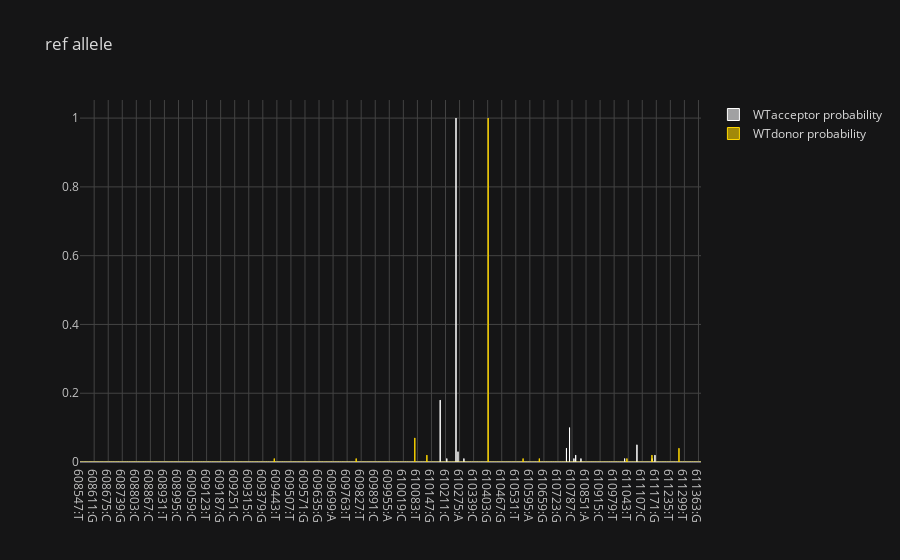

Notebook code cell kept with this figure:
### Markdown cell above
<a name="quick-view"></a>
# 🔎 Quickview

### Code cell
#@title # Visualize your results 1/2 (reference allele)
import matplotlib.pylab as plt
import numpy as np
import pandas as pd
import plotly.offline as pyo
from plotly.offline import iplot

import cufflinks as cf
from plotly.offline import download_plotlyjs, init_notebook_mode, plot, iplot

def configure_plotly_browser_state():
  import IPython
  display(IPython.core.display.HTML('''
        <script src="/static/components/requirejs/require.js"></script>
        <script>
          requirejs.config({
            paths: {
              base: '/static/base',
              plotly: 'https://cdn.plot.ly/plotly-latest.min.js?noext',
            },
          });
        </script>
        '''))

cf.go_offline()

def enable_plotly_in_cell():
  import IPython
  from plotly.offline import init_notebook_mode
  display(IPython.core.display.HTML('''<script src="/static/components/requirejs/require.js"></script>'''))
  init_notebook_mode(connected=False)
  enable_plotly_in_cell()

if strand == 1:
 if pad:
  index_min = max(0, pos - start - pad)
  index_min_g = (pos - pad)
  index_max = min(len(wt_nucleotide), pos - start - len(ref) + pad)
 else:
  index_min = 0
  index_min_g = cstart
  index_max = len(wt_nucleotide)

if strand == -1:
 if pad:
  index_min = max(0, end - pos - len(ref) + 1 - pad)
  index_min_g = (pos - len(ref) + 1 - pad)
  index_max = min(len(wt_nucleotide), end - pos + 1 + pad)
 else:
  index_min = 0
  index_min_g = cstart
  index_max = len(wt_nucleotide)
df = pd.DataFrame({
   'position' : np.array([str(index_min_g + strand * i) + ":" + letter for i, letter in enumerate(wt_nucleotide[index_min:index_max])]),
   'WTacceptor probability' : np.around(wt_acceptor_prob[index_min : index_max], 2),
   'WTdonor probability' : np.around(wt_donor_prob[index_min : index_max], 2)
})

df2 = pd.DataFrame({
   'position' : np.array([str(index_min_g + strand * i) + ":" + letter for i, letter in enumerate(mut_nucleotide[index_min : index_max])]),
   'mut_acceptor probability' : np.around(mut_acceptor_prob[index_min : index_max], 2),
   'mut_donor probability' : np.around(mut_donor_prob[index_min : index_max], 2)
})

configure_plotly_browser_state()
df.iplot(kind='bar', x='position', y=['WTacceptor probability', 'WTdonor probability'], color=['white', 'gold'],
theme='solar', title='ref allele')

plt.show()

### Figure 1 — Plotly figure (JSON) as saved in the notebook; plotly's stock layout.template omitted (floating-point values rounded to 4 significant figures; data arrays with more than 128 entries replaced by an {"elided": "..."} marker saying what was removed)
{"data": [{"marker": {"color": "rgba(255, 255, 255, 0.6)", "line": {"color": "rgba(255, 255, 255, 1.0)", "width": 1}}, "name": "WTacceptor probability", "orientation": "v", "text": "", "x": {"elided": "2828 str values"}, "y": {"elided": "2828 float values"}, "type": "bar"}, {"marker": {"color": "rgba(255, 215, 0, 0.6)", "line": {"color": "rgba(255, 215, 0, 1.0)", "width": 1}}, "name": "WTdonor probability", "orientation": "v", "text": "", "x": {"elided": "2828 str values"}, "y": {"elided": "2828 float values"}, "type": "bar"}], "layout": {"legend": {"bgcolor": "#151516", "font": {"color": "#D9D9D9"}}, "paper_bgcolor": "#151516", "plot_bgcolor": "#151516", "title": {"font": {"color": "#D9D9D9"}, "text": "ref allele"}, "xaxis": {"gridcolor": "#434343", "showgrid": true, "tickfont": {"color": "#C2C2C2"}, "title": {"font": {"color": "#D9D9D9"}, "text": ""}, "zerolinecolor": "#666570"}, "yaxis": {"gridcolor": "#434343", "showgrid": true, "tickfont": {"color": "#C2C2C2"}, "title": {"font": {"color": "#D9D9D9"}, "text": ""}, "zerolinecolor": "#666570"}}}
